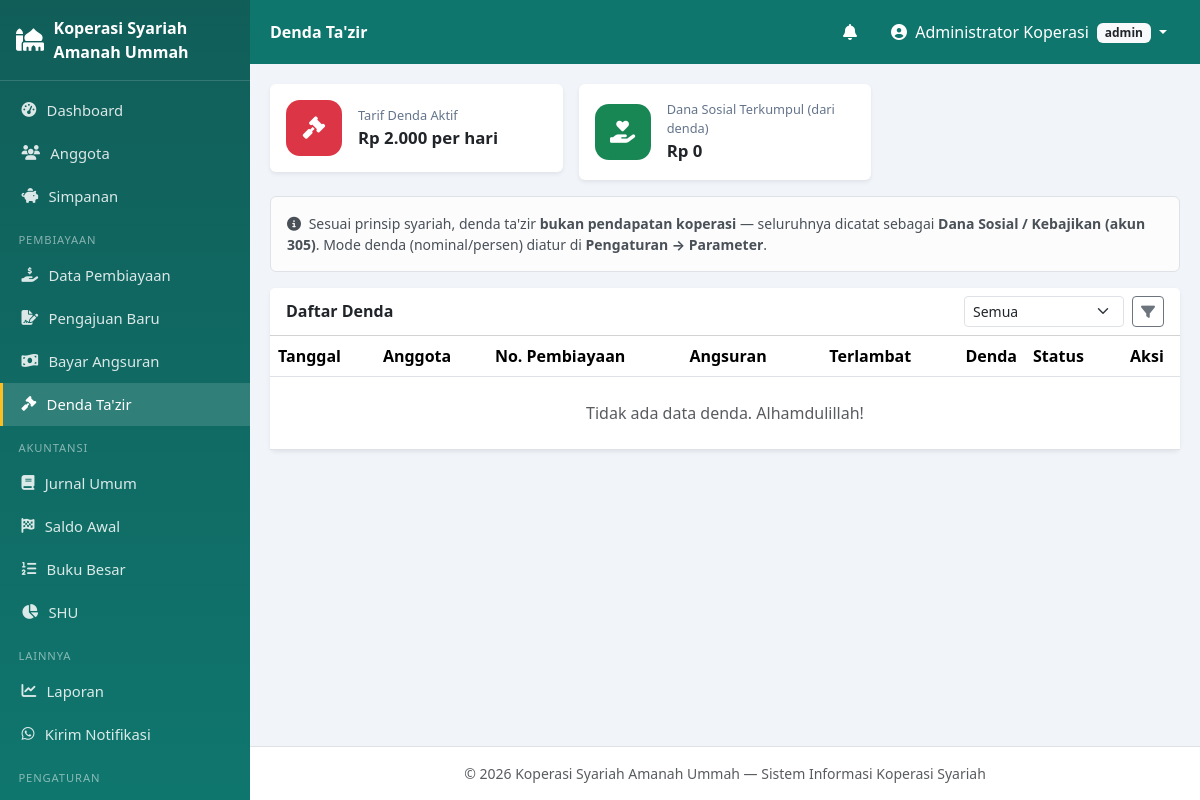
The app's page /index.php?mod=denda&act=list (signed in) with its own data.
### tables this page shows
CREATE TABLE profil_koperasi (
    id            INT PRIMARY KEY DEFAULT 1,
    nama_koperasi VARCHAR(150) NOT NULL,
    alamat        TEXT,
    no_telp       VARCHAR(30),
    email         VARCHAR(100),
    nama_ketua    VARCHAR(100),
    slogan        VARCHAR(150)
);

CREATE TABLE pengaturan (
    id         INT AUTO_INCREMENT PRIMARY KEY,
    kunci      VARCHAR(50) NOT NULL UNIQUE,
    nilai      TEXT,
    keterangan VARCHAR(255) DEFAULT NULL
);

### config/database.php (called while the page is built, shortened)
<?php
class Database
{
    private static $instance = null;
    private function __construct()
    {
        try {
            $this->pdo = new PDO(
                'mysql:host=' . DB_HOST . ';dbname=' . DB_NAME . ';charset=utf8mb4',
                DB_USER, DB_PASS,
                [
                    PDO::ATTR_ERRMODE            => PDO::ERRMODE_EXCEPTION,
                    PDO::ATTR_DEFAULT_FETCH_MODE => PDO::FETCH_ASSOC,
                    PDO::ATTR_EMULATE_PREPARES   => false,
                ]
            );
        } catch (PDOException $e) {
            die('Koneksi database gagal: ' . $e->getMessage());
        }
    }
    public static function getInstance(): PDO
    {
        if (self::$instance === null) self::$instance = new self();
        return self::$instance->pdo;
    }
}

### models/PengaturanModel.php (called while the page is built, shortened)
<?php
require_once __DIR__ . '/../config/database.php';
class PengaturanModel
{
    private $db;
    public function __construct()
    {
        $this->db = Database::getInstance();
    }
    public function get(string $kunci, $default = null)
    {
        $st = $this->db->prepare('SELECT nilai FROM pengaturan WHERE kunci=?');
        $st->execute([$kunci]);
        $r = $st->fetch();
        return $r ? $r['nilai'] : $default;
    }
    public function profil()
    {
        return $this->db->query('SELECT * FROM profil_koperasi WHERE id=1')->fetch()
            ?: ['id' => 1, 'nama_koperasi' => 'Koperasi Syariah'];
    }
}

### models/DendaModel.php (called while the page is built, shortened)
<?php
require_once __DIR__ . '/../config/database.php';
require_once __DIR__ . '/PengaturanModel.php';
class DendaModel
{
    private $db;
    public function __construct()
    {
        $this->db = Database::getInstance();
    }
    public function tarifHarian(): float
    {
        return (float)(new PengaturanModel())->get('denda_harian', 2000);
    }
    public function keteranganTarif(): string
    {
        $pm = new PengaturanModel();
        if ($pm->get('denda_jenis', 'nominal') === 'persen') {
            return $pm->get('denda_persen', '0.5') . '% per hari dari tagihan';
        }
        return 'Rp ' . number_format($this->tarifHarian(), 0, ',', '.') . ' per hari';
    }
    public function all(string $status = ''): array
    {
        $sql = 'SELECT d.*, a.angsuran_ke, a.tanggal_jatuh_tempo, p.no_pembiayaan, ag.nama
                FROM denda d
                JOIN angsuran a   ON d.id_angsuran   = a.id_angsuran
                JOIN pembiayaan p ON d.id_pembiayaan = p.id_pembiayaan
                JOIN anggota ag   ON p.id_anggota    = ag.id_anggota';
        $params = [];
        $sql .= ' ORDER BY d.id_denda DESC';
        $st = $this->db->prepare($sql);
        $st->execute($params);
        return $st->fetchAll();
    }
    public function totalTerkumpul(): float
    {
        return (float)$this->db->query(
            "SELECT COALESCE(SUM(jumlah_denda),0) AS t FROM denda WHERE status='lunas'"
        )->fetch()['t'];
    }
}

### views/denda/list.php (the view, shortened to what this page needs)
<?php
require_once __DIR__ . '/../../models/DendaModel.php';
$fStatus = $_GET['status'] ?? '';
$dm   = new DendaModel();
$rows = $dm->all($fStatus);
$pageTitle = 'Denda Ta\'zir';
$active    = 'denda';
include __DIR__ . '/../layout/header.php';
?>
<div class="row g-3 mb-3">
  <div class="col-md-4">
    <div class="card stat border-0 shadow-sm">
      <div class="icon bg-danger"><i class="fas fa-gavel"></i></div>
      <div class="body">
        <div class="label">Tarif Denda Aktif</div>
        <div class="nilai"><?= e($dm->keteranganTarif()) ?></div>
      </div>
    </div>
  </div>
  <div class="col-md-4">
    <div class="card stat border-0 shadow-sm">
      <div class="icon bg-success"><i class="fas fa-hand-holding-heart"></i></div>
      <div class="body">
        <div class="label">Dana Sosial Terkumpul (dari denda)</div>
        <div class="nilai"><?= rupiah($dm->totalTerkumpul()) ?></div>
      </div>
    </div>
  </div>
</div>
<div class="alert alert-light border small">
  <i class="fas fa-info-circle me-1"></i>
  Sesuai prinsip syariah, denda ta'zir <b>bukan pendapatan koperasi</b> — seluruhnya dicatat sebagai
  <b>Dana Sosial / Kebajikan (akun 305)</b>. Mode denda (nominal/persen) diatur di <b>Pengaturan → Parameter</b>.
</div>
<div class="card border-0 shadow-sm">
  <div class="card-header bg-white d-flex justify-content-between align-items-center">
    <b>Daftar Denda</b>
    <form method="get" class="d-flex gap-2">
      <select name="status" class="form-select form-select-sm" style="width:160px">
        <option value="">Semua</option>
      </select>
      <button class="btn btn-sm btn-outline-secondary"><i class="fas fa-filter"></i></button>
    </form>
  </div>
  <div class="table-responsive">
    <table class="table table-hover align-middle mb-0">
      <thead>
        <tr><th>Tanggal</th><th>Anggota</th><th>No. Pembiayaan</th><th>Angsuran</th>
            <th class="text-center">Terlambat</th><th class="text-end">Denda</th><th>Status</th><th class="text-center">Aksi</th></tr>
      </thead>
      <tbody>
      <?php if (!$rows): ?>
        <tr><td colspan="8" class="text-center text-muted py-4">Tidak ada data denda. Alhamdulillah!</td></tr>
      <?php endif; ?>
      </tbody>
    </table>
  </div>
</div>
<?php include __DIR__ . '/../layout/footer.php'; ?>

### views/layout/header.php (shortened to what this page needs)
<?php
require_once __DIR__ . '/../../config/database.php';
require_once __DIR__ . '/../../models/PengaturanModel.php';
$user      = $_SESSION['user'];
$pageTitle = $pageTitle ?? 'Dashboard';
$active    = $active ?? 'dashboard';
$pmModel = new PengaturanModel();
$profil  = $pmModel->profil();
$logo    = trim((string)$pmModel->get('logo', ''));
$logoAda = $logo !== '' && file_exists(__DIR__ . '/../../assets/img/' . $logo);
if (!function_exists('rupiah')) {
    function rupiah($n) { return 'Rp ' . number_format((float)($n ?: 0), 0, ',', '.'); }
}
if (!function_exists('e')) {
    function e($s) { return htmlspecialchars((string)($s ?? ''), ENT_QUOTES, 'UTF-8'); }
}
?>
<!DOCTYPE html>
<html lang="id">
<head>
<link href="https://cdn.jsdelivr.net/npm/bootstrap@5.3.3/dist/css/bootstrap.min.css" rel="stylesheet">
<link href="https://cdnjs.cloudflare.com/ajax/libs/font-awesome/6.5.2/css/all.min.css" rel="stylesheet">
<link rel="stylesheet" href="assets/css/style.css">
</head>
<body>
<div class="wrapper">
  <aside class="sidebar" id="sidebar">
    <div class="brand">
      <?php if ($logoAda): ?>
        <img src="assets/img/<?= e($logo) ?>" alt="Logo">
      <?php else: ?>
        <i class="fas fa-mosque"></i>
      <?php endif; ?>
      <span><?= e($profil['nama_koperasi'] ?? 'KSU Syariah') ?></span>
    </div>
    <nav>
      <a href="index.php?mod=dashboard" class="<?= $active==='dashboard'?'on':'' ?>">
        <i class="fas fa-tachometer-alt"></i> Dashboard</a>
      <a href="index.php?mod=anggota&act=list" class="<?= $active==='anggota'?'on':'' ?>">
        <i class="fas fa-users"></i> Anggota</a>
      <a href="index.php?mod=simpanan&act=list" class="<?= $active==='simpanan'?'on':'' ?>">
        <i class="fas fa-piggy-bank"></i> Simpanan</a>
      <div class="menu-label">Pembiayaan</div>
      <a href="index.php?mod=pembiayaan&act=list" class="<?= $active==='pembiayaan'?'on':'' ?>">
        <i class="fas fa-hand-holding-usd"></i> Data Pembiayaan</a>
      <a href="index.php?mod=pembiayaan&act=pengajuan" class="<?= $active==='pembiayaan-pengajuan'?'on':'' ?>">
        <i class="fas fa-file-signature"></i> Pengajuan Baru</a>
      <a href="index.php?mod=pembiayaan&act=angsuran" class="<?= $active==='pembiayaan-angsuran'?'on':'' ?>">
        <i class="fas fa-money-bill-wave"></i> Bayar Angsuran</a>
      <a href="index.php?mod=denda&act=list" class="<?= $active==='denda'?'on':'' ?>">
        <i class="fas fa-gavel"></i> Denda Ta'zir</a>
      <div class="menu-label">Akuntansi</div>
      <a href="index.php?mod=jurnal&act=list" class="<?= $active==='jurnal'?'on':'' ?>">
        <i class="fas fa-book"></i> Jurnal Umum</a>
      <a href="index.php?mod=jurnal&act=saldo_awal" class="<?= $active==='jurnal-saldo-awal'?'on':'' ?>">
        <i class="fas fa-flag-checkered"></i> Saldo Awal</a>
      <a href="index.php?mod=jurnal&act=buku_besar" class="<?= $active==='jurnal-buku-besar'?'on':'' ?>">
        <i class="fas fa-list-ol"></i> Buku Besar</a>
      <a href="index.php?mod=shu&act=list" class="<?= $active==='shu'?'on':'' ?>">
        <i class="fas fa-chart-pie"></i> SHU</a>
      <div class="menu-label">Lainnya</div>
      <a href="index.php?mod=laporan" class="<?= $active==='laporan'?'on':'' ?>">
        <i class="fas fa-chart-line"></i> Laporan</a>
      <a href="index.php?mod=notifikasi&act=kirim" class="<?= $active==='notifikasi-kirim'?'on':'' ?>">
        <i class="fab fa-whatsapp"></i> Kirim Notifikasi</a>
      <?php if ($user['level'] === 'admin'): ?>
      <div class="menu-label">Pengaturan</div>
      <a href="index.php?mod=pengaturan&act=profil" class="<?= $active==='pengaturan-profil'?'on':'' ?>">
        <i class="fas fa-building"></i> Profil Koperasi</a>
      <?php endif; ?>
    </nav>
  </aside>
  <div class="main">
    <nav class="topbar">
      <div class="topbar-title"><?= e($pageTitle) ?></div>
      <div class="dropdown ms-auto me-2">
        <button class="btn btn-link text-white position-relative" data-bs-toggle="dropdown">
          <i class="fas fa-bell"></i>
        </button>
      </div>
      <div class="dropdown">
        <button class="btn btn-link text-white dropdown-toggle text-decoration-none" data-bs-toggle="dropdown">
          <i class="fas fa-user-circle me-1"></i> <?= e($user['nama_lengkap']) ?>
          <span class="badge bg-light text-dark ms-1"><?= e($user['level']) ?></span>
        </button>
      </div>
    </nav>
    <main class="content">

### views/layout/footer.php (shortened to what this page needs)
    </main>
    <footer class="text-center small text-muted py-3 border-top bg-white">
      &copy; <?= date('Y') ?> <?= e($profil['nama_koperasi'] ?? 'Koperasi Syariah') ?>
      — Sistem Informasi Koperasi Syariah
    </footer>
  </div>
</div>
</body>
</html>

### assets/css/style.css (style rules this page uses)
:root { --primary: #0f766e; --primary-2: #115e59; --sidebar-w: 250px; }
body { background: #f1f5f9; font-family: system-ui, -apple-system, "Segoe UI", Roboto, sans-serif; }
.wrapper { display: flex; min-height: 100vh; }
.main { flex: 1; margin-left: var(--sidebar-w); display: flex; flex-direction: column; min-width: 0; }
.content { padding: 1.25rem; flex: 1; }
.sidebar { width: var(--sidebar-w); background: linear-gradient(180deg, var(--primary-2), var(--primary)); color: #fff; position: fixed; top: 0; bottom: 0; left: 0; overflow-y: auto; z-index: 1040; }
.sidebar .brand { display: flex; align-items: center; gap: .6rem; padding: 1rem; font-weight: 700; border-bottom: 1px solid rgba(255,255,255,.15); min-height: 64px; }
.sidebar .brand i { font-size: 1.4rem; }
.sidebar nav { padding: .5rem 0 2rem; }
.sidebar nav a { display: flex; align-items: center; gap: .65rem; padding: .65rem 1.15rem; color: rgba(255,255,255,.85); text-decoration: none; font-size: .925rem; border-left: 3px solid transparent; }
.sidebar nav a.on { background: rgba(255,255,255,.14); border-left-color: #fbbf24; color: #fff; }
.sidebar .menu-label { padding: .9rem 1.15rem .3rem; font-size: .7rem; text-transform: uppercase; letter-spacing: .08em; color: rgba(255,255,255,.5); }
.topbar { background: var(--primary); min-height: 64px; display: flex; align-items: center; padding: 0 1.25rem; position: sticky; top: 0; z-index: 1030; }
.topbar-title { color: #fff; font-weight: 600; }
.topbar .btn-link { text-decoration: none; }
.card.stat { display: flex; flex-direction: row; align-items: center; gap: 1rem; padding: 1rem; }
.card.stat .icon { width: 56px; height: 56px; border-radius: 14px; display: flex; align-items: center; justify-content: center; font-size: 1.4rem; color: #fff; flex-shrink: 0; }
.card.stat .label { font-size: .8rem; color: #64748b; }
.card.stat .nilai { font-size: 1.05rem; font-weight: 700; }
.table thead th { white-space: nowrap; }

### records on screen
profil_koperasi: nama_koperasi "Koperasi Syariah Amanah Ummah"
pengaturan: nilai "Rp 2.000 per hari"

### other values on screen
$pageTitle "Denda Ta'zir"
$user['nama_lengkap'] "Administrator Koperasi"
$user['level'] "admin"
rupiah($dm->totalTerkumpul()) "Rp 0"
